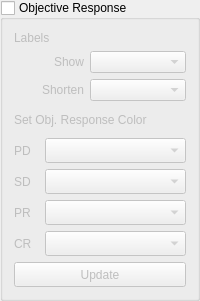
               <widget class="QGroupBox" name="groupBox_objective_response">
                <property name="sizePolicy">
                 <sizepolicy hsizetype="Preferred" vsizetype="Fixed">
                  <horstretch>0</horstretch>
                  <verstretch>0</verstretch>
                 </sizepolicy>
                </property>
                <property name="title">
                 <string>Objective Response</string>
                </property>
                <property name="checkable">
                 <bool>true</bool>
                </property>
                <property name="checked">
                 <bool>false</bool>
                </property>
                <layout class="QVBoxLayout" name="verticalLayout_groupbox_objective_response_2">
                 <item>
                  <layout class="QVBoxLayout" name="verticalLayout_groupbox_objective_response">
                   <property name="sizeConstraint">
                    <enum>QLayout::SetMinimumSize</enum>
                   </property>
                   <item>
                    <widget class="QLabel" name="label_18">
                     <property name="text">
                      <string>Labels</string>
                     </property>
                    </widget>
                   </item>
                   <item>
                    <layout class="QHBoxLayout" name="horizontalLayout_14">
                     <item>
                      <widget class="QLabel" name="label_19">
                       <property name="minimumSize">
                        <size>
                         <width>70</width>
                         <height>0</height>
                        </size>
                       </property>
                       <property name="maximumSize">
                        <size>
                         <width>70</width>
                         <height>16777215</height>
                        </size>
                       </property>
                       <property name="text">
                        <string>Show</string>
                       </property>
                       <property name="alignment">
                        <set>Qt::AlignRight|Qt::AlignTrailing|Qt::AlignVCenter</set>
                       </property>
                      </widget>
                     </item>
                     <item>
                      <widget class="QComboBox" name="comboBox_obj_res_show_labels"/>
                     </item>
                    </layout>
                   </item>
                   <item>
                    <layout class="QHBoxLayout" name="horizontalLayout_15">
                     <item>
                      <widget class="QLabel" name="label_20">
                       <property name="minimumSize">
                        <size>
                         <width>70</width>
                         <height>0</height>
                        </size>
                       </property>
                       <property name="maximumSize">
                        <size>
                         <width>70</width>
                         <height>16777215</height>
                        </size>
                       </property>
                       <property name="text">
                        <string>Shorten</string>
                       </property>
                       <property name="alignment">
                        <set>Qt::AlignRight|Qt::AlignTrailing|Qt::AlignVCenter</set>
                       </property>
                      </widget>
                     </item>
                     <item>
                      <widget class="QComboBox" name="comboBox_obj_res_shorten_labels"/>
                     </item>
                    </layout>
                   </item>
                   <item>
                    <widget class="QLabel" name="label_17">
                     <property name="sizePolicy">
                      <sizepolicy hsizetype="Fixed" vsizetype="Fixed">
                       <horstretch>0</horstretch>
                       <verstretch>0</verstretch>
                      </sizepolicy>
                     </property>
                     <property name="minimumSize">
                      <size>
                       <width>0</width>
                       <height>25</height>
                      </size>
                     </property>
                     <property name="maximumSize">
                      <size>
                       <width>16777215</width>
                       <height>25</height>
                      </size>
                     </property>
                     <property name="text">
                      <string>Set Obj. Response Color</string>
                     </property>
                    </widget>
                   </item>
                   <item>
                    <layout class="QHBoxLayout" name="horizontalLayout_13">
                     <item>
                      <widget class="QLabel" name="label_14">
                       <property name="sizePolicy">
                        <sizepolicy hsizetype="Fixed" vsizetype="Fixed">
                         <horstretch>0</horstretch>
                         <verstretch>0</verstretch>
                        </sizepolicy>
                       </property>
                       <property name="minimumSize">
                        <size>
                         <width>25</width>
                         <height>25</height>
                        </size>
                       </property>
                       <property name="maximumSize">
                        <size>
                         <width>25</width>
                         <height>25</height>
                        </size>
                       </property>
                       <property name="text">
                        <string>PD</string>
                       </property>
                      </widget>
                     </item>
                     <item>
                      <widget class="QComboBox" name="comboBox_objective_plot_pd">
                       <property name="minimumSize">
                        <size>
                         <width>0</width>
                         <height>25</height>
                        </size>
                       </property>
                       <property name="maximumSize">
                        <size>
                         <width>16777215</width>
                         <height>25</height>
                        </size>
                       </property>
                      </widget>
                     </item>
                    </layout>
                   </item>
                   <item>
                    <layout class="QHBoxLayout" name="horizontalLayout_12">
                     <item>
                      <widget class="QLabel" name="label_15">
                       <property name="sizePolicy">
                        <sizepolicy hsizetype="Fixed" vsizetype="Fixed">
                         <horstretch>0</horstretch>
                         <verstretch>0</verstretch>
                        </sizepolicy>
                       </property>
                       <property name="minimumSize">
                        <size>
                         <width>25</width>
                         <height>25</height>
                        </size>
                       </property>
                       <property name="maximumSize">
                        <size>
                         <width>25</width>
                         <height>25</height>
                        </size>
                       </property>
                       <property name="text">
                        <string>SD</string>
                       </property>
                      </widget>
                     </item>
                     <item>
                      <widget class="QComboBox" name="comboBox_objective_plot_sd">
                       <property name="minimumSize">
                        <size>
                         <width>0</width>
                         <height>25</height>
                        </size>
                       </property>
                       <property name="maximumSize">
                        <size>
                         <width>16777215</width>
                         <height>25</height>
                        </size>
                       </property>
                      </widget>
                     </item>
                    </layout>
                   </item>
                   <item>
                    <layout class="QHBoxLayout" name="horizontalLayout_10">
                     <property name="sizeConstraint">
                      <enum>QLayout::SetDefaultConstraint</enum>
                     </property>
                     <item>
                      <widget class="QLabel" name="label_11">
                       <property name="sizePolicy">
                        <sizepolicy hsizetype="Fixed" vsizetype="Fixed">
                         <horstretch>0</horstretch>
                         <verstretch>0</verstretch>
                        </sizepolicy>
                       </property>
                       <property name="minimumSize">
                        <size>
                         <width>25</width>
                         <height>25</height>
                        </size>
                       </property>
                       <property name="maximumSize">
                        <size>
                         <width>25</width>
                         <height>25</height>
                        </size>
                       </property>
                       <property name="text">
                        <string>PR</string>
                       </property>
                      </widget>
                     </item>
                     <item>
                      <widget class="QComboBox" name="comboBox_objective_plot_pr">
                       <property name="minimumSize">
                        <size>
                         <width>0</width>
                         <height>25</height>
                        </size>
                       </property>
                       <property name="maximumSize">
                        <size>
                         <width>16777215</width>
                         <height>25</height>
                        </size>
                       </property>
                      </widget>
                     </item>
                    </layout>
                   </item>
                   <item>
                    <layout class="QHBoxLayout" name="horizontalLayout_11">
                     <item>
                      <widget class="QLabel" name="label_16">
                       <property name="sizePolicy">
                        <sizepolicy hsizetype="Fixed" vsizetype="Fixed">
                         <horstretch>0</horstretch>
                         <verstretch>0</verstretch>
                        </sizepolicy>
                       </property>
                       <property name="minimumSize">
                        <size>
                         <width>25</width>
                         <height>25</height>
                        </size>
                       </property>
                       <property name="maximumSize">
                        <size>
                         <width>25</width>
                         <height>25</height>
                        </size>
                       </property>
                       <property name="text">
                        <string>CR</string>
                       </property>
                      </widget>
                     </item>
                     <item>
                      <widget class="QComboBox" name="comboBox_objective_plot_cr">
                       <property name="minimumSize">
                        <size>
                         <width>0</width>
                         <height>25</height>
                        </size>
                       </property>
                       <property name="maximumSize">
                        <size>
                         <width>16777215</width>
                         <height>25</height>
                        </size>
                       </property>
                      </widget>
                     </item>
                    </layout>
                   </item>
                   <item>
                    <widget class="QPushButton" name="pushButton_objective_response_update">
                     <property name="sizePolicy">
                      <sizepolicy hsizetype="Minimum" vsizetype="Fixed">
                       <horstretch>0</horstretch>
                       <verstretch>0</verstretch>
                      </sizepolicy>
                     </property>
                     <property name="minimumSize">
                      <size>
                       <width>0</width>
                       <height>25</height>
                      </size>
                     </property>
                     <property name="maximumSize">
                      <size>
                       <width>16777215</width>
                       <height>25</height>
                      </size>
                     </property>
                     <property name="text">
                      <string>Update</string>
                     </property>
                    </widget>
                   </item>
                  </layout>
                 </item>
                </layout>
               </widget>
